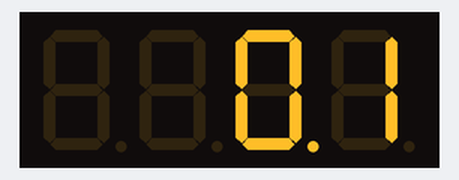
The sketch below on a simulated Arduino Mega 2560, built with avr-gcc and run on an emulated ATmega2560. Parts: 4-digit seven-segment display.

Above: at 0.15 s.
At 5.05 s:
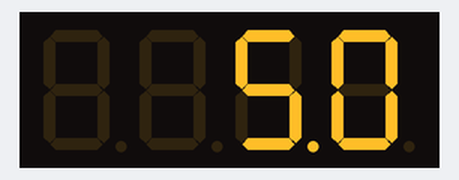
At 10.05 s:
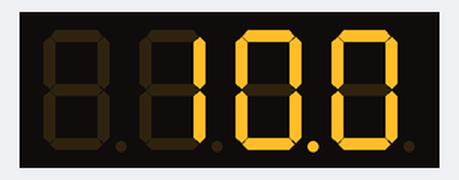
At 20.05 s:
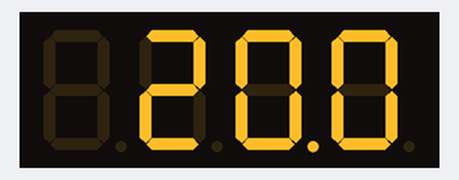
At 30.05 s:
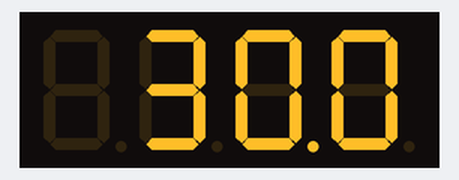
At 39.95 s:
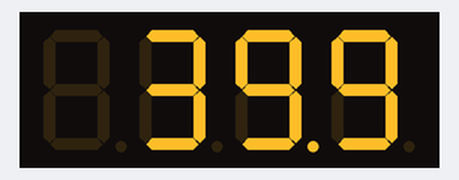

The sketch:

12-quad_seven_segment_with_lib.ino
```cpp
// (licence header left out)
#include "SevSeg.h"
SevSeg sevseg; //Instantiate a seven segment controller object

void setup() {
  byte numDigits = 4;
  byte digitPins[] = {22, 23, 24, 25};
  byte segmentPins[] = {26, 27, 28, 29, 30, 31, 32, 33};
  bool resistorsOnSegments = false; // 'false' means resistors are on digit pins
  byte hardwareConfig = COMMON_CATHODE; // See README.md for options
  bool updateWithDelays = false; // Default 'false' is Recommended
  bool leadingZeros = false; // Use 'true' if you'd like to keep the leading zeros
  bool disableDecPoint = false; // Use 'true' if your decimal point doesn't exist or isn't connected

  sevseg.begin(hardwareConfig, numDigits, digitPins, segmentPins, resistorsOnSegments,
  updateWithDelays, leadingZeros, disableDecPoint);
  sevseg.setBrightness(5);
}

void loop() {
  static unsigned long timer = millis();
  static int deciSeconds = 0;

  if (millis() - timer >= 100) {
    timer += 100;
    deciSeconds++; // 100 milliSeconds is equal to 1 deciSecond

    if (deciSeconds == 10000) { // Reset to 0 after counting for 1000 seconds.
      deciSeconds=0;
    }
    sevseg.setNumber(deciSeconds, 1);
  }

  sevseg.refreshDisplay(); // Must run repeatedly
}

/// END ///
```
